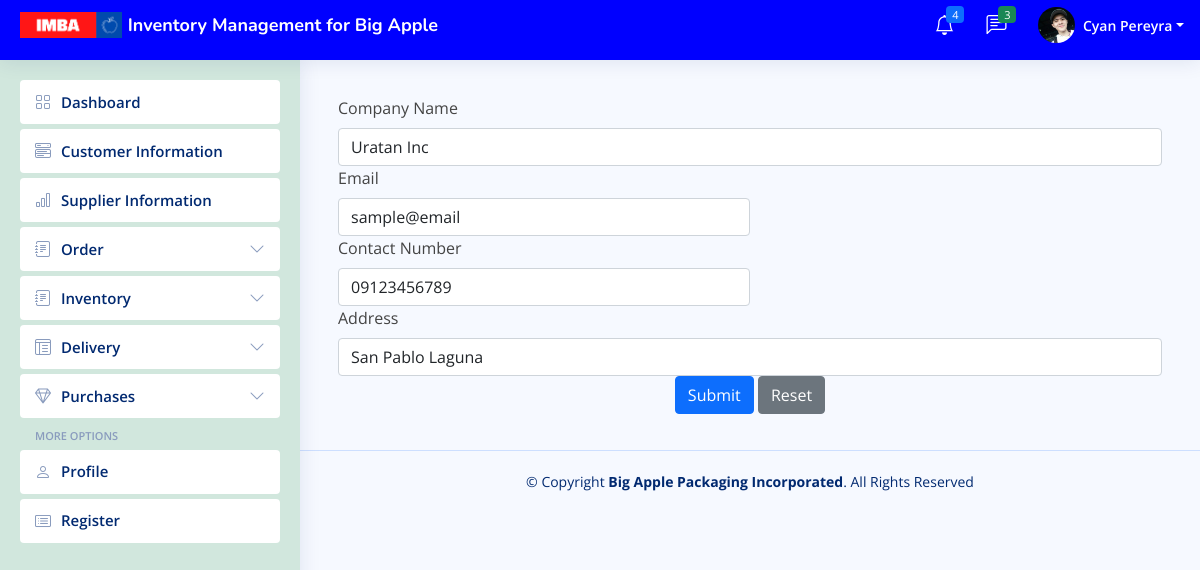
/edit-supplier.php?edit=23, run on the app's committed database.
### tables this page shows
CREATE TABLE `supplier` (
  `id` int(50) NOT NULL,
  `company` varchar(100) NOT NULL,
  `email` varchar(100) NOT NULL,
  `contact` varchar(100) NOT NULL,
  `address` varchar(100) NOT NULL
);

### edit-supplier.php (the view, shortened to what this page needs)
<?php
   include_once 'conndb.php';
   $id = $_GET['edit'];
   $query = mysqli_query($data, "SELECT * FROM supplier WHERE id= '$id'");
   while ($row = mysqli_fetch_array($query)) {
   ?>
    <!DOCTYPE html>
    <html lang="en">
    <head>
        <link href="assets/vendor/bootstrap/css/bootstrap.min.css" rel="stylesheet">
        <link href="assets/vendor/bootstrap-icons/bootstrap-icons.css" rel="stylesheet">
        <link href="assets/vendor/remixicon/remixicon.css" rel="stylesheet">
        <link href="assets/vendor/boxicons/css/boxicons.min.css" rel="stylesheet">
        <link href="assets/vendor/quill/quill.snow.css" rel="stylesheet">
        <link href="assets/vendor/quill/quill.bubble.css" rel="stylesheet">
        <link href="assets/vendor/simple-datatables/style.css" rel="stylesheet">
        <link href="assets/css/style.css" rel="stylesheet">
    </head>
    <body>
        <header id="header" class="header fixed-top d-flex align-items-center">
            <div class="logo d-flex align-items-center">
                <a href="index.html" class="logo d-flex align-items-center">
                    <img src="assets/img/imbared.png" alt="">
                    <span class="d-none d-lg-inline-flex">Inventory Management for Big Apple</span>
                </a>
            </div>
            <nav class="header-nav ms-auto">
                <ul class="d-flex align-items-center">
                    <li class="nav-item dropdown">
                        <a class="nav-link nav-icon" href="#" data-bs-toggle="dropdown">
                            <i class="bi bi-bell"></i>
                            <span class="badge bg-primary badge-number">4</span>
                        </a>
                    </li>
                    <li class="nav-item dropdown">
                        <a class="nav-link nav-icon" href="#" data-bs-toggle="dropdown">
                            <i class="bi bi-chat-left-text"></i>
                            <span class="badge bg-success badge-number">3</span>
                        </a>
                    </li>
                    <li class="nav-item dropdown pe-3">
                        <a class="nav-link nav-profile d-flex align-items-center pe-0" href="#" data-bs-toggle="dropdown">
                            <img src="assets/img/jirah.jpg" alt="Profile" class="rounded-circle">
                            <span class="d-none d-md-block dropdown-toggle ps-2">Cyan Pereyra</span>
                        </a>
                    </li>
                </ul>
            </nav>
        </header>
        <aside id="sidebar" class="sidebar">
            <ul class="sidebar-nav" id="sidebar-nav">
                <li class="nav-item">
                    <a class="nav-link collapsed" href="index.php">
                        <i class="bi bi-grid"></i>
                        <span>Dashboard</span>
                    </a>
                </li>
                <li class="nav-item">
                    <a class="nav-link collapsed" href="tab-customer-info.php">
                        <i class="bi bi-menu-button-wide"></i><span>Customer Information</span>
                    </a>
                </li>
                <li class="nav-item">
                    <a class="nav-link collapsed" href="tab-supplier-info.php">
                        <i class="bi bi-bar-chart"></i><span>Supplier Information</span>
                    </a>
                </li>
                <li class="nav-item">
                    <a class="nav-link collapsed" data-bs-target="#forms-nav" data-bs-toggle="collapse" href="#">
                        <i class="bi bi-journal-text"></i><span>Order</span><i class="bi bi-chevron-down ms-auto"></i>
                    </a>
                </li>
                <li class="nav-item">
                    <a class="nav-link collapsed" data-bs-target="#inventory-nav" data-bs-toggle="collapse" href="#">
                        <i class="bi bi-journal-text"></i><span>Inventory</span><i class="bi bi-chevron-down ms-auto"></i>
                    </a>
                </li>
                <li class="nav-item">
                    <a class="nav-link collapsed" data-bs-target="#tables-nav" data-bs-toggle="collapse" href="#">
                        <i class="bi bi-layout-text-window-reverse"></i><span>Delivery</span><i class="bi bi-chevron-down ms-auto"></i>
                    </a>
                </li>
                <li class="nav-item">
                    <a class="nav-link collapsed" data-bs-target="#icons-nav" data-bs-toggle="collapse" href="#">
                        <i class="bi bi-gem"></i><span>Purchases</span><i class="bi bi-chevron-down ms-auto"></i>
                    </a>
                </li>
                <li class="nav-heading">More Options</li>
                <li class="nav-item">
                    <a class="nav-link collapsed" href="users-profile.html">
                        <i class="bi bi-person"></i>
                        <span>Profile</span>
                    </a>
                </li>
                <li class="nav-item">
                    <a class="nav-link collapsed" href="pages-register.html">
                        <i class="bi bi-card-list"></i>
                        <span>Register</span>
                    </a>
                </li>
            </ul>
        </aside>
        <main id="main" class="main">
            <form class="row g-3" action="" method="POST">
                <div class="modal-body">
                    <div class="col-md-12">
                        <label for="inputName5" class="form-label">Company Name </label>
                        <input type="text" name="companyName" class="form-control" id="companyName" value="<?php echo $row['company']; ?>">
                    </div>
                    <div class="col-md-6">
                        <label for="inputEmail5" class="form-label">Email </label>
                        <input type="email" name="email" class="form-control" id="email" value="<?php echo $row['email']; ?>">
                    </div>
                    <div class="col-md-6">
                        <label for="inputPassword5" class="form-label">Contact Number </label>
                        <input type="integer" name="contact" class="form-control" id="contact" value="<?php echo $row['contact']; ?>">
                    </div>
                    <div class="col-12">
                        <label for="inputAddress2" class="form-label">Address </label>
                        <input type="text" name="address" class="form-control" id="address" placeholder="Apartment, studio, or floor" value="<?php echo $row['address']; ?>">
                    </div>
                    <div class="text-center">
                        <button type="submit" class="btn btn-primary" name="save" data-bs-target="#basicmodal">Submit</button>
                        <button type="reset" class="btn btn-secondary">Reset</button>
                    </div>
                </div>
            </form>
        <?php }
       mysqli_close($data) ?>
        </main>
        <footer id="footer" class="footer">
            <div class="copyright">
                &copy; Copyright <strong><span>Big Apple Packaging Incorporated</span></strong>. All Rights Reserved
            </div>
            <div class="credits">
            </div>
        </footer>
    </body>
    </html>

### assets/css/style.css (style rules this page uses)
:root { scroll-behavior: smooth; }
body { font-family: "Open Sans", sans-serif; background: #f6f9ff; color: #444444; }
a { color: #4154f1; text-decoration: none; }
#main { margin-top: 60px; padding: 20px 30px; transition: all 0.3s; }
.logo { line-height: 1; }
@media (min-width: 1200px) { .logo { width: 280px; } }
.logo img { max-height: 26px; margin-right: 6px; }
.logo span { font-size: 26px; font-weight: 700; color: white; font-family: "Nunito", sans-serif; }
.header { transition: all 0.5s; z-index: 997; height: 60px; box-shadow: 0px 2px 20px rgba(1, 41, 112, 0.1); background-color:blue; padding-left: 20px; padding-bottom: 100px; }
.header-nav ul { list-style: none; }
.header-nav > ul { margin: 0; padding: 0; }
.header-nav .nav-icon { font-size: 20px; color: white; }
.header-nav .nav-profile { color: white; }
.header-nav .nav-profile img { max-height: 36px; }
.header-nav .nav-profile span { font-size: 14px; font-weight: 600; }
.header-nav .badge-number { position: absolute; inset: 4px 6px auto auto; font-weight: normal; font-size: 11px; padding: 3px 6px; }
.sidebar { position: fixed; top: 60px; left: 0; bottom: 0; width: 300px; z-index: 996; transition: all 0.3s; padding: 20px; overflow-y: auto; scrollbar-width: thin; scrollbar-color: #aab7cf transparent; box-shadow: 0px 0px 20px rgba(1, 41, 112, 0.1); background-color:#d1e7dd; }
@media (min-width: 1200px) { #main, #footer { margin-left: 300px; } }
.sidebar-nav { padding: 0; margin: 0; list-style: none; }
.sidebar-nav li { padding: 0; margin: 0; list-style: none; }
.sidebar-nav .nav-item { margin-bottom: 5px; }
.sidebar-nav .nav-heading { font-size: 11px; text-transform: uppercase; color: #899bbd; font-weight: 600; margin: 10px 0 5px 15px; }
.sidebar-nav .nav-link { display: flex; align-items: center; font-size: 15px; font-weight: 600; color: #4154f1; transition: 0.3; background: #f6f9ff; padding: 10px 15px; border-radius: 4px; }
.sidebar-nav .nav-link i { font-size: 16px; margin-right: 10px; color: #4154f1; }
.sidebar-nav .nav-link.collapsed { color: #012970; background: #fff; }
.sidebar-nav .nav-link.collapsed i { color: #899bbd; }
.sidebar-nav .nav-link .bi-chevron-down { margin-right: 0; transition: transform 0.2s ease-in-out; }
.footer { padding: 20px 0; font-size: 14px; transition: all 0.3s; border-top: 1px solid #cddfff; }
.footer .copyright { text-align: center; color: #012970; }
.footer .credits { padding-top: 5px; text-align: center; font-size: 13px; color: #012970; }

### edit-supplier.php (style rules this page uses)
@media (min-width: 1200px) { .logo { width: 690px; } }
.header { transition: all 0.5s; z-index: 997; height: 60px; box-shadow: 0px 2px 20px rgba(1, 41, 112, 0.1); background-color: blue; padding-left: 20px; padding-bottom: 10px; }
.logo span { font-size: 18px; font-weight: 700; color: white; font-family: "Nunito", sans-serif; }

### data on the page
supplier: companyName "Uratan Inc", email "sample@email", contact "09123456789", address "San Pablo Laguna"
